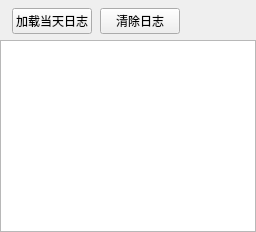
<?xml version="1.0" encoding="UTF-8"?>
<ui version="4.0">
 <class>LogPage</class>
 <widget class="QWidget" name="LogPage">
  <layout class="QVBoxLayout" name="verticalLayout">
   <property name="leftMargin"><number>0</number></property>
   <property name="topMargin"><number>0</number></property>
   <property name="rightMargin"><number>0</number></property>
   <property name="bottomMargin"><number>0</number></property>
   <item>
    <layout class="QHBoxLayout" name="actionLayout">
     <property name="leftMargin"><number>12</number></property>
     <property name="topMargin"><number>8</number></property>
     <property name="rightMargin"><number>12</number></property>
     <property name="bottomMargin"><number>0</number></property>
     <property name="spacing"><number>8</number></property>
     <item>
      <widget class="QPushButton" name="loadTodayLogButton">
       <property name="text">
        <string>加载当天日志</string>
       </property>
      </widget>
     </item>
     <item>
      <widget class="QPushButton" name="clearLogButton">
       <property name="text">
        <string>清除日志</string>
       </property>
      </widget>
     </item>
     <item>
      <spacer name="horizontalSpacer">
       <property name="orientation">
        <enum>Qt::Horizontal</enum>
       </property>
       <property name="sizeHint" stdset="0">
        <size>
         <width>40</width>
         <height>20</height>
        </size>
       </property>
      </spacer>
     </item>
    </layout>
   </item>
   <item>
    <widget class="QTableWidget" name="logTable"/>
   </item>
  </layout>
 </widget>
 <resources/>
 <connections/>
</ui>
